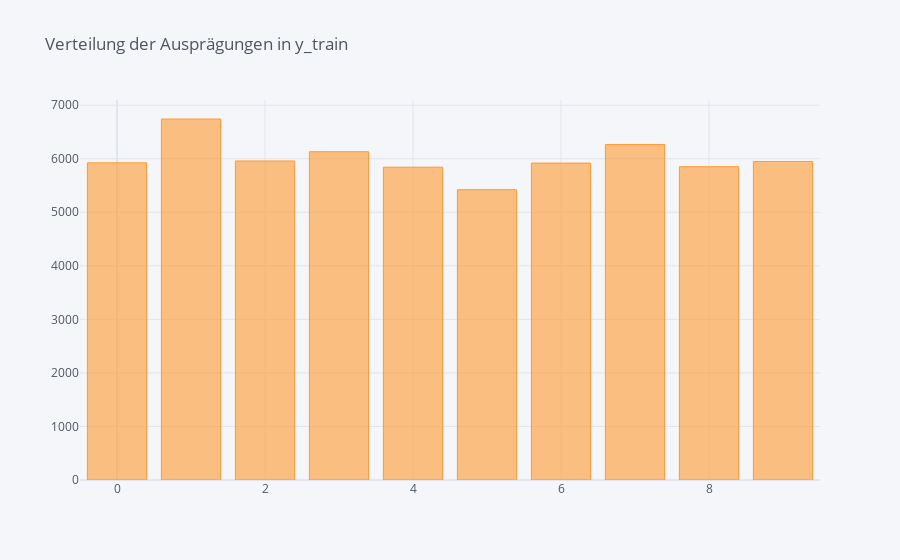

This figure's notebook cell:
### Markdown cell above
# Task: Plot a histogram of the classes of the training data (1 point)

After plotting, give a short estimation if this distribution is OK for use in a classification situation.

### Code cell
#
# Histogram of class counts (digits)
#
y_train_df = pd.DataFrame(y_train)
y_train_df = y_train_df[0].value_counts()
y_train_df.iplot(kind='bar',barmode='stack', title='Verteilung der Ausprägungen in y_train')

### Figure 1 — Plotly figure (JSON) as saved in the notebook; plotly's stock layout.template omitted (floating-point values rounded to 4 significant figures)
{"data": [{"marker": {"color": "rgba(255, 153, 51, 0.6)", "line": {"color": "rgba(255, 153, 51, 1.0)", "width": 1}}, "name": "0", "orientation": "v", "text": "", "type": "bar", "x": [1, 7, 3, 2, 9, 0, 6, 8, 4, 5], "y": [6742, 6265, 6131, 5958, 5949, 5923, 5918, 5851, 5842, 5421]}], "layout": {"barmode": "stack", "legend": {"bgcolor": "#F5F6F9", "font": {"color": "#4D5663"}, "traceorder": "normal"}, "paper_bgcolor": "#F5F6F9", "plot_bgcolor": "#F5F6F9", "title": {"font": {"color": "#4D5663"}, "text": "Verteilung der Ausprägungen in y_train"}, "xaxis": {"gridcolor": "#E1E5ED", "showgrid": true, "tickfont": {"color": "#4D5663"}, "title": {"font": {"color": "#4D5663"}, "text": ""}, "zerolinecolor": "#E1E5ED"}, "yaxis": {"gridcolor": "#E1E5ED", "showgrid": true, "tickfont": {"color": "#4D5663"}, "title": {"font": {"color": "#4D5663"}, "text": ""}, "zerolinecolor": "#E1E5ED"}}}
